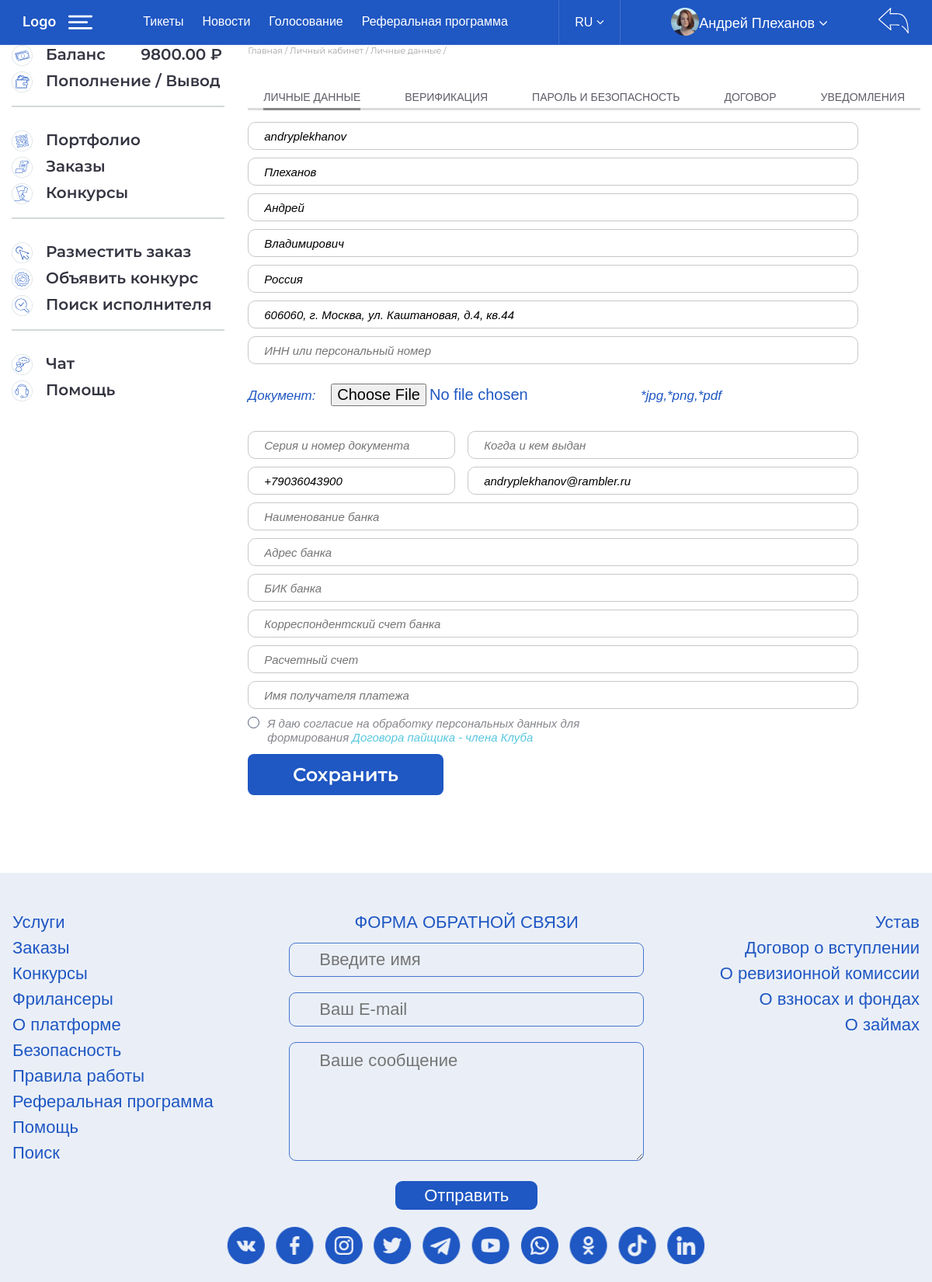
Page /profile/edit/ (signed in) on the committed database.
### app_users/models.py (models this page shows, shortened)
class CustomUser(AbstractBaseUser, MPTTModel, PermissionsMixin):
    STATUS_CHOICES = (
        ("0", _("Участник Заказчик")),
        ("1", _("Кандидат")),
        ("2", _("Участник Фрилансер")),
    )
    image_validator = FileExtensionValidator(
        allowed_extensions=['png', 'jpg', 'gif'],
        message=_('Ошибка загрузки: допускаются только файлы с расширением .jpg .gif .png')
    )
    document_validator = FileExtensionValidator(
        allowed_extensions=['png', 'jpg', 'pdf'],
        message=_('Ошибка загрузки: допускаются только файлы с расширением .jpg .pdf .png')
    )
    email = models.EmailField(_('email'), unique=True, db_index=True)
    email_confirmed = models.BooleanField(_('email подтвержден'), default=False)
    username = models.SlugField(max_length=55, db_index=True, unique=True, verbose_name=_('имя пользователя'), null=True, blank=True)
    last_name = models.CharField(_('Фамилия'), max_length=55, blank=True, db_index=True)
    first_name = models.CharField(_('Имя'), max_length=55, blank=True, db_index=True)
    patronymic = models.CharField(_('Отчество'), max_length=55, blank=True, db_index=True)
    country = models.CharField(_('Страна'), max_length=55, blank=True, db_index=True)
    address = models.CharField(_('Адрес'), max_length=255, blank=True, db_index=True)
    personal_number = models.CharField(_('ИНН или персональный номер'), max_length=17, blank=True, null=True, db_index=True)
    document = models.FileField(_('документ'), upload_to='documents/', blank=True, validators=[document_validator, document_size_validate])
    document_number = models.CharField(_('Серия и номер документа'), max_length=55, blank=True, db_index=True)
    document_issued = models.CharField(_('Когда и кем выдан'), max_length=255, blank=True, db_index=True)
    paid_entrance_fee = models.BooleanField(_('Оплатил вступительный взнос'), default=False)
    status = models.CharField(_('статус'), max_length=30, choices=STATUS_CHOICES, default="0", db_index=True)
    date_joined = models.DateTimeField(_('дата регистрации'), auto_now_add=True, db_index=True)
    is_active = models.BooleanField(_('является активным'), default=True)
    is_staff = models.BooleanField(default=False, verbose_name=_('является сотрудником'))
    is_core = models.BooleanField(default=False, verbose_name=_('основатель'), db_index=True)
    parent = TreeForeignKey('self', on_delete=models.PROTECT, null=True, blank=True, related_name='children',
                            db_index=True, verbose_name=_('родитель'))
    avatar = models.ImageField(upload_to='avatars/', null=True, blank=True, validators=[image_validator, avatar_size_validate])
    phone_regex = RegexValidator(regex=r'^\+\d{11,15}', message=_("Номер телефона должен быть в формате: '+79012345678'."))
    phone_number = models.CharField(validators=[phone_regex], max_length=17, blank=True, verbose_name=_('номер телефона'), db_index=True)
    balance = models.DecimalField(max_digits=10, decimal_places=2, default=0, verbose_name=_('баланс'), db_index=True)
    bank_name = models.CharField(_('Наименование банка'), max_length=255, blank=True)
    bank_address = models.CharField(_('Адрес банка'), max_length=255, blank=True)
    bank_bic = models.CharField(_('БИК банка'), max_length=55, blank=True, null=True)
    bank_correspondent_account = models.CharField(_('Корреспондентский счет банка'), max_length=55, blank=True, null=True)
    payment_account = models.CharField(_('Расчетный счет'), max_length=55, blank=True, null=True)
    recipients_name = models.CharField(_('Имя получателя платежа'), max_length=255, blank=True)
    USERNAME_FIELD = 'email'
    REQUIRED_FIELDS = []
    objects = CustomUserManager()
    class MPTTMeta:
        user_insertion_by = ['email']
    class Meta:
        verbose_name = _('пользователь')
        verbose_name_plural = _('пользователи')

### app_settings/models.py (models this page shows, shortened)
class SocialMediaItem(models.Model):
    social_media = models.ForeignKey('SocialMedia', related_name='social_media_item', on_delete=models.CASCADE, verbose_name=_('социальные сети'))
    name = models.CharField(max_length=55, null=True, blank=True, verbose_name=_('название'))
    link = models.URLField(max_length=255, null=True, blank=True, verbose_name=_('ссылка'), unique=True)
    icon = models.FileField(upload_to='social_media/', null=True, blank=True, verbose_name=_('иконка'), db_index=True,
                            validators=[icon_validator, icon_size_validate])
    class Meta:
        verbose_name = _('соцсеть')
        verbose_name_plural = _('соцсети')

### app_users/views.py (the view, shortened to what this page needs)
# urls.py: path('profile/edit/', EditProfileView.as_view(), name='edit_profile'),
class EditProfileView(LoginRequiredMixin, UpdateView):
    raise_exception = True
    form_class = CustomUserChangeForm
    model = User
    template_name = 'app_users/profile/edit_profile.html'
    success_url = reverse_lazy('profile')
    extra_context = {
        'title': _('Редактировать профиль'),
        'current_elem': 'edit_profile',
        'breadcrumbs': {_('Главная'): 'home', _('Личный кабинет'): 'profile', _('Личные данные'): 'edit_profile'}
    }
    def get_object(self, queryset=None):
        return self.request.user

### app_survey/context_proccessors.py (called while the page is built)
def load_number_polls(request):
    if request.user.is_authenticated and request.user.is_core:
        new_polls = Question.objects.exclude(choice__answer__user_id=request.user.id)\
            .filter(visible=True, end_date__gte=timezone.now(), pub_date__lte=timezone.now()).only('id')
        return {
            'number_polls': new_polls.count(),
            'new_polls': new_polls,
        }
    return {
        'number_polls': 0
    }

### app_users/templates/app_users/profile/edit_profile.html (shortened to what this page needs)
{% extends 'app_users/profile/_profile_base_edit.html' %}
{% load i18n %}
{% load static %}
{% block settings %}
    <form class="personal" method="post" enctype="multipart/form-data">
        {{ form.username }}
        {{ form.last_name }}
        {{ form.first_name }}
        {{ form.patronymic }}
        {{ form.country }}
        {{ form.address }}
        {{ form.personal_number }}
        <div class="doc">
            {% trans 'Документ' %}:
            {{ form.document }}
            *jpg,*png,*pdf
        </div>
        <div class="flex">
            {{ form.document_number }}
            {{ form.document_issued }}
            {{ form.phone_number }}
            {{ form.email }}
        </div>
        {{ form.bank_name }}
        {{ form.bank_address }}
        {{ form.bank_bic }}
        {{ form.bank_correspondent_account }}
        {{ form.payment_account }}
        {{ form.recipients_name }}
        <div class="agree">
            <label for="ch1">
                {% trans 'Я даю согласие на обработку персональных данных для формирования' %}
                <a href="{% url 'agreement' %}">{% trans 'Договора пайщика - члена Клуба' %}</a>
            </label>
        </div>
        <div class="flex">
            <div class="col">
                <button type="submit">{% trans 'Сохранить' %}</button>
            </div>
        </div>
    </form>
{% endblock %}

### app_users/templates/app_users/profile/_profile_base.html
{% extends 'app_users/_base.html' %}
{% load i18n %}
{% load static %}
{% block middle %}
    <div class="cabinet-page">
        <div class="wrap flex">
            <nav>
                <ul>
                    <li>
                        <a href="{% url 'balance' %}" {% if current_elem == 'balance' %}class="active"{% endif %}>
                            <img src="{% static 'assets/img/menu1.svg' %}"> {% trans 'Баланс' %}
                            <span>{{ request.user.balance }}</span> ₽
                        </a>
                    </li>
                    <li>
                        <a href="{% url 'topup_withdrawal' %}" {% if current_elem == 'topup_withdrawal' %}class="active"{% endif %}>
                            <img src="{% static 'assets/img/menu2.svg' %}"> {% trans 'Пополнение / Вывод' %}
                        </a>
                    </li>
                    <div class="line"></div>
                    <li>
                        <a href="{% url 'portfolio' %}" {% if current_elem == 'portfolio' %}class="active"{% endif %}>
                            <img src="{% static 'assets/img/menu3.svg' %}"> {% trans 'Портфолио' %}
                        </a>
                    </li>
                    <li>
                        <a href="{% url 'contracts' %}" {% if current_elem == 'contracts' %}class="active"{% endif %}>
                            <img src="{% static 'assets/img/menu4.svg' %}"> {% trans 'Заказы' %}
                        </a>
                    </li>
                    <li>
                        <a href="{% url 'contests' %}" {% if current_elem == 'contests' %}class="active"{% endif %}>
                            <img src="{% static 'assets/img/menu5.svg' %}"> {% trans 'Конкурсы' %}
                        </a>
                    </li>
                    <div class="line"></div>
                    <li>
                        <a href="{% url 'place_contract' %}" {% if current_elem == 'place_contract' %}class="active"{% endif %}>
                            <img src="{% static 'assets/img/menu6.svg' %}"> {% trans 'Разместить заказ' %}
                        </a>
                    </li>
                    <li>
                        <a href="{% url 'announce_contest' %}" {% if current_elem == 'announce_contest' %}class="active"{% endif %}>
                            <img src="{% static 'assets/img/menu7.svg' %}"> {% trans 'Объявить конкурс' %}
                        </a>
                    </li>
                    <li>
                        <a href="{% url 'search_contractor' %}" {% if current_elem == 'search_contractor' %}class="active"{% endif %}>
                            <img src="{% static 'assets/img/menu8.svg' %}"> {% trans 'Поиск исполнителя' %}
                        </a>
                    </li>
                    <div class="line"></div>
                    <li>
                        <a href="{% url 'chat' %}" {% if current_elem == 'chat' %}class="active"{% endif %}>
                            <img src="{% static 'assets/img/menu9.svg' %}"> {% trans 'Чат' %}
                        </a>
                    </li>
                    <li>
                        <a href="{% url 'support' %}" {% if current_elem == 'support' %}class="active"{% endif %}>
                            <img src="{% static 'assets/img/menu10.svg' %}"> {% trans 'Помощь' %}
                        </a>
                    </li>
                </ul>
            </nav>
            <div class="cabinet-content">
                <div class="navi">
                    {% for name, link in breadcrumbs.items %}
                        {% if current_elem == link %}
                            <a>{{ name }}</a> /
                        {% else %}
                            <a href="{% url link %}">{{ name }}</a> /
                        {% endif %}
                    {% endfor %}
                </div>
                {% block content %}
                {% endblock %}
            </div>
        </div>
    </div>
{% endblock %}

### app_users/templates/app_users/header.html (shortened to what this page needs)
{% load flatpages %}
{% load static %}
{% load i18n %}
{% get_flatpages '/referral-program/' as referral_program %}
<header class="header flex">
    <div class="logo">
        <a href="{% url 'home' %}"><img src="{% static 'assets/img/logo.svg' %}"></a>
        <a class="menu-button"></a>
    </div>
    {% if request.user.is_authenticated %}
        <ul>
            <li><a href="#">{% trans "Тикеты" %}</a></li>
            <li><a href="{% url 'news_list' %}">{% trans "Новости" %}</a></li>
            <li>
                <a href="{% url 'polls-list' %}">
                    {% trans "Голосование" %}
                </a>
            </li>
            <li><a href="{{ referral_program.first.url }}">{% trans "Реферальная программа" %}</a></li>
        </ul>
        <div class="langs-block">
            <a href="#" class="lang">RU <i class="fa fa-angle-down"></i></a>
        </div>
        <div class="name">
            {% if request.user.avatar %}
                <div><img src="{% static 'assets/img/avatar.png' %}"></div>
            {% else %}
                <div><img src="{% static 'assets/img/avatar.png' %}"></div>
            {% endif %}
            <div>
                <a href="#">
                    {% if request.user.last_name and request.user.first_name %}
                        {{ request.user.first_name }} {{ request.user.last_name }}
                    {% else %}
                        {% trans "Личный кабинет" %}
                    {% endif %}
                    <i class="fa fa-angle-down"></i>
                </a>
            </div>
        </div>
    {% endif %}
    {% if request.user.is_authenticated %}
        <a href="{% url 'logout' %}" class="logout"></a>
    {% else %}
        <button class="login-btn" onclick="loginPopup()">{% trans "Вход" %}</button>
    {% endif %}
</header>

### app_users/templates/app_users/footer.html (shortened to what this page needs)
{% load static %}
{% load i18n %}
{% load flatpages %}
{% get_flatpages '/referral-program/' as referral_program %}
{% get_flatpages '/about-platform/' as about_platform %}
{% get_flatpages '/working-rules/' as working_rules %}
{% get_flatpages '/regulation/' as regulation %}
{% get_flatpages '/entry-agreement/' as entry_agreement %}
{% get_flatpages '/audit-commission/' as audit_commission %}
{% get_flatpages '/contributions-and-funds/' as contributions_and_funds %}
{% get_flatpages '/loans/' as loans %}
<footer class="footer">
    <div class="flex">
        <ul>
            <li><a href="#">{% trans 'Услуги' %}</a></li>
            <li><a href="#">{% trans 'Заказы' %}</a></li>
            <li><a href="#">{% trans 'Конкурсы' %}</a></li>
            <li><a href="#">{% trans 'Фрилансеры' %}</a></li>
            <li><a href="{{ about_platform.first.url }}">{% trans 'О платформе' %}</a></li>
            <li><a href="#">{% trans 'Безопасность' %}</a></li>
            <li><a href="{{ working_rules.first.url }}">{% trans 'Правила работы' %}</a></li>
            <li><a href="{{ referral_program.first.url }}">{% trans 'Реферальная программа' %}</a></li>
            <li><a href="#">{% trans 'Помощь' %}</a></li>
            <li><a href="#">{% trans 'Поиск' %}</a></li>
        </ul>
        <form action="#" method="post">
            <p>{% trans 'ФОРМА ОБРАТНОЙ СВЯЗИ' %}</p>
            <input name="name" type="text" placeholder="{% trans 'Введите имя' %}">
            <input name="email" type="text" placeholder="{% trans 'Ваш E-mail' %}">
            <textarea name="message" placeholder="{% trans 'Ваше сообщение' %}"></textarea>
            <button type="submit">{% trans 'Отправить' %}</button>
        </form>
        <ul class="tar">
            <li><a href="{{ regulation.first.url }}">{% trans 'Устав' %}</a></li>
            <li><a href="{{ entry_agreement.first.url }}">{% trans 'Договор о вступлении' %}</a></li>
            <li><a href="{{ audit_commission.first.url }}">{% trans 'О ревизионной комиссии' %}</a></li>
            <li><a href="{{ contributions_and_funds.first.url }}">{% trans 'О взносах и фондах' %}</a></li>
            <li><a href="{{ loans.first.url }}">{% trans 'О займах' %}</a></li>
        </ul>
    </div>
    <div class="social">
        {% if social_media.social_media_item.all %}
            {% for item in social_media.social_media_item.all %}
                <a title="{{ item.name }}" target="_blank" href="{{ item.link }}"><img alt="{{ item.name }}-logo" src="{{ item.icon.url }}"></a>
            {% endfor %}
        {% endif %}
    </div>
</footer>

### rows in the picture
CustomUser: user.first_name "Андрей", user.last_name "Плеханов", user.balance "9800.00", username "andryplekhanov", last_name "Плеханов", first_name "Андрей", patronymic "Владимирович", country "Россия", address "606060, г. Москва, ул. Каштановая, д.4, кв.44", phone_number "+79036043900", email "andryplekhanov@rambler.ru"
SocialMediaItem: icon (picture)
SocialMediaItem: icon (picture)
SocialMediaItem: icon (picture)
SocialMediaItem: icon (picture)
SocialMediaItem: icon (picture)
SocialMediaItem: icon (picture)
SocialMediaItem: icon (picture)
SocialMediaItem: icon (picture)
SocialMediaItem: icon (picture)
SocialMediaItem: icon (picture)

### other values in the picture
{{ name }} "Главная" "Личный кабинет"
{{ name }} "Личные данные"
